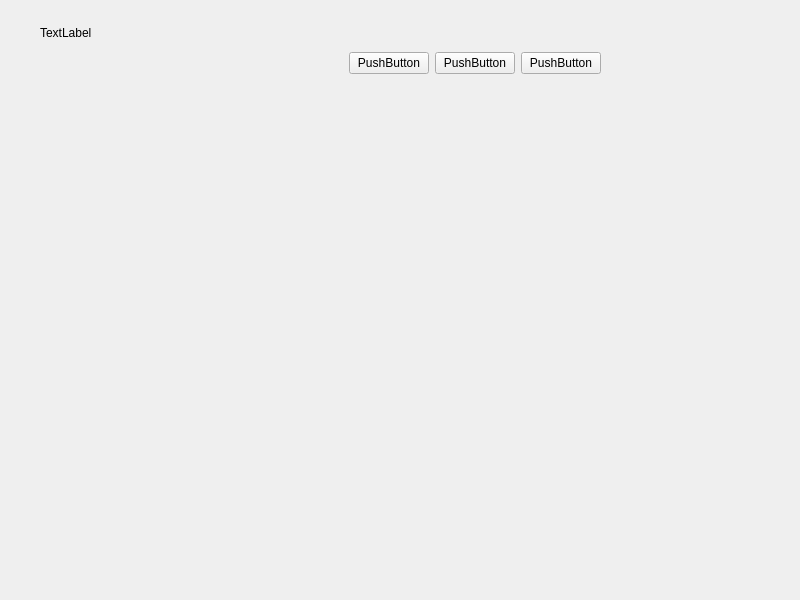
<?xml version="1.0" encoding="UTF-8"?>
<ui version="4.0">
 <class>SubWindow</class>
 <widget class="QMainWindow" name="SubWindow">
  <property name="geometry">
   <rect>
    <x>0</x>
    <y>0</y>
    <width>800</width>
    <height>600</height>
   </rect>
  </property>
  <property name="windowTitle">
   <string>MainWindow</string>
  </property>
  <widget class="QWidget" name="centralwidget">
   <widget class="QWidget" name="widget_download" native="true">
    <property name="geometry">
     <rect>
      <x>40</x>
      <y>20</y>
      <width>561</width>
      <height>231</height>
     </rect>
    </property>
    <layout class="QVBoxLayout" name="layout_downloads">
     <property name="sizeConstraint">
      <enum>QLayout::SetMinAndMaxSize</enum>
     </property>
     <item>
      <widget class="QLabel" name="label">
       <property name="minimumSize">
        <size>
         <width>0</width>
         <height>26</height>
        </size>
       </property>
       <property name="text">
        <string>TextLabel</string>
       </property>
      </widget>
     </item>
     <item>
      <layout class="QHBoxLayout" name="horizontalLayout">
       <item>
        <spacer name="horizontalSpacer">
         <property name="orientation">
          <enum>Qt::Horizontal</enum>
         </property>
         <property name="sizeHint" stdset="0">
          <size>
           <width>40</width>
           <height>20</height>
          </size>
         </property>
        </spacer>
       </item>
       <item>
        <widget class="QPushButton" name="pushButton_4">
         <property name="text">
          <string>PushButton</string>
         </property>
        </widget>
       </item>
       <item>
        <widget class="QPushButton" name="pushButton_3">
         <property name="text">
          <string>PushButton</string>
         </property>
        </widget>
       </item>
       <item>
        <widget class="QPushButton" name="pushButton_2">
         <property name="text">
          <string>PushButton</string>
         </property>
        </widget>
       </item>
      </layout>
     </item>
     <item>
      <layout class="QVBoxLayout" name="verticalLayout_download"/>
     </item>
     <item>
      <spacer name="verticalSpacer_2">
       <property name="orientation">
        <enum>Qt::Vertical</enum>
       </property>
       <property name="sizeHint" stdset="0">
        <size>
         <width>20</width>
         <height>40</height>
        </size>
       </property>
      </spacer>
     </item>
    </layout>
   </widget>
  </widget>
 </widget>
 <resources/>
 <connections/>
</ui>
